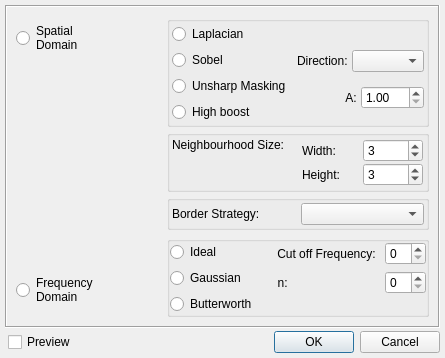
<?xml version="1.0" encoding="UTF-8"?>
<ui version="4.0">
 <class>SharpenDialog</class>
 <widget class="QDialog" name="SharpenDialog">
  <property name="geometry">
   <rect>
    <x>0</x>
    <y>0</y>
    <width>445</width>
    <height>329</height>
   </rect>
  </property>
  <property name="windowTitle">
   <string>Image Sharpening</string>
  </property>
  <layout class="QHBoxLayout" name="horizontalLayout_11">
   <property name="leftMargin">
    <number>5</number>
   </property>
   <property name="topMargin">
    <number>5</number>
   </property>
   <property name="rightMargin">
    <number>5</number>
   </property>
   <property name="bottomMargin">
    <number>5</number>
   </property>
   <item>
    <layout class="QVBoxLayout" name="verticalLayout_7">
     <property name="spacing">
      <number>3</number>
     </property>
     <item>
      <widget class="QFrame" name="frame">
       <property name="frameShape">
        <enum>QFrame::Box</enum>
       </property>
       <property name="frameShadow">
        <enum>QFrame::Sunken</enum>
       </property>
       <layout class="QHBoxLayout" name="horizontalLayout_10">
        <property name="spacing">
         <number>4</number>
        </property>
        <item>
         <layout class="QVBoxLayout" name="verticalLayout_2">
          <item>
           <spacer name="verticalSpacer_10">
            <property name="orientation">
             <enum>Qt::Vertical</enum>
            </property>
            <property name="sizeType">
             <enum>QSizePolicy::Minimum</enum>
            </property>
            <property name="sizeHint" stdset="0">
             <size>
              <width>20</width>
              <height>5</height>
             </size>
            </property>
           </spacer>
          </item>
          <item>
           <widget class="QRadioButton" name="rbSpatial">
            <property name="text">
             <string extracomment="0">Spatial
Domain</string>
            </property>
           </widget>
          </item>
          <item>
           <spacer name="verticalSpacer_9">
            <property name="orientation">
             <enum>Qt::Vertical</enum>
            </property>
            <property name="sizeHint" stdset="0">
             <size>
              <width>20</width>
              <height>40</height>
             </size>
            </property>
           </spacer>
          </item>
          <item>
           <spacer name="verticalSpacer_3">
            <property name="orientation">
             <enum>Qt::Vertical</enum>
            </property>
            <property name="sizeHint" stdset="0">
             <size>
              <width>20</width>
              <height>20</height>
             </size>
            </property>
           </spacer>
          </item>
          <item>
           <widget class="QRadioButton" name="rbFrequency">
            <property name="text">
             <string>Frequency
Domain</string>
            </property>
           </widget>
          </item>
          <item>
           <spacer name="verticalSpacer_4">
            <property name="orientation">
             <enum>Qt::Vertical</enum>
            </property>
            <property name="sizeType">
             <enum>QSizePolicy::Minimum</enum>
            </property>
            <property name="sizeHint" stdset="0">
             <size>
              <width>20</width>
              <height>10</height>
             </size>
            </property>
           </spacer>
          </item>
         </layout>
        </item>
        <item>
         <layout class="QVBoxLayout" name="verticalLayout_5">
          <property name="spacing">
           <number>6</number>
          </property>
          <item>
           <layout class="QVBoxLayout" name="verticalLayout_10">
            <property name="spacing">
             <number>3</number>
            </property>
            <item>
             <widget class="QGroupBox" name="groupBox_3">
              <property name="title">
               <string/>
              </property>
              <layout class="QHBoxLayout" name="horizontalLayout_14">
               <property name="leftMargin">
                <number>2</number>
               </property>
               <property name="topMargin">
                <number>2</number>
               </property>
               <property name="rightMargin">
                <number>2</number>
               </property>
               <property name="bottomMargin">
                <number>2</number>
               </property>
               <item>
                <layout class="QHBoxLayout" name="horizontalLayout_13">
                 <property name="spacing">
                  <number>-1</number>
                 </property>
                 <item>
                  <layout class="QVBoxLayout" name="verticalLayout_6">
                   <item>
                    <widget class="QRadioButton" name="rbLaplacian">
                     <property name="text">
                      <string>Laplacian</string>
                     </property>
                    </widget>
                   </item>
                   <item>
                    <widget class="QRadioButton" name="rbSobel">
                     <property name="text">
                      <string>Sobel</string>
                     </property>
                    </widget>
                   </item>
                   <item>
                    <widget class="QRadioButton" name="rbUnsharp">
                     <property name="text">
                      <string>Unsharp Masking</string>
                     </property>
                    </widget>
                   </item>
                   <item>
                    <widget class="QRadioButton" name="rbHB">
                     <property name="text">
                      <string>High boost</string>
                     </property>
                    </widget>
                   </item>
                  </layout>
                 </item>
                 <item>
                  <layout class="QVBoxLayout" name="verticalLayout_9">
                   <property name="spacing">
                    <number>1</number>
                   </property>
                   <item>
                    <spacer name="verticalSpacer_5">
                     <property name="orientation">
                      <enum>Qt::Vertical</enum>
                     </property>
                     <property name="sizeHint" stdset="0">
                      <size>
                       <width>20</width>
                       <height>40</height>
                      </size>
                     </property>
                    </spacer>
                   </item>
                   <item>
                    <spacer name="verticalSpacer_7">
                     <property name="orientation">
                      <enum>Qt::Vertical</enum>
                     </property>
                     <property name="sizeHint" stdset="0">
                      <size>
                       <width>20</width>
                       <height>40</height>
                      </size>
                     </property>
                    </spacer>
                   </item>
                   <item>
                    <layout class="QHBoxLayout" name="horizontalLayout_2">
                     <item>
                      <widget class="QLabel" name="labelSobelDir">
                       <property name="text">
                        <string>Direction: </string>
                       </property>
                      </widget>
                     </item>
                     <item>
                      <widget class="QComboBox" name="comboDirection"/>
                     </item>
                    </layout>
                   </item>
                   <item>
                    <spacer name="verticalSpacer">
                     <property name="orientation">
                      <enum>Qt::Vertical</enum>
                     </property>
                     <property name="sizeHint" stdset="0">
                      <size>
                       <width>20</width>
                       <height>40</height>
                      </size>
                     </property>
                    </spacer>
                   </item>
                   <item>
                    <layout class="QHBoxLayout" name="horizontalLayout_3">
                     <item>
                      <widget class="QLabel" name="labelA">
                       <property name="text">
                        <string>A: </string>
                       </property>
                       <property name="alignment">
                        <set>Qt::AlignRight|Qt::AlignTrailing|Qt::AlignVCenter</set>
                       </property>
                      </widget>
                     </item>
                     <item>
                      <widget class="QDoubleSpinBox" name="spAValue">
                       <property name="minimum">
                        <double>1.000000000000000</double>
                       </property>
                       <property name="maximum">
                        <double>2.000000000000000</double>
                       </property>
                       <property name="singleStep">
                        <double>0.100000000000000</double>
                       </property>
                      </widget>
                     </item>
                    </layout>
                   </item>
                   <item>
                    <spacer name="verticalSpacer_6">
                     <property name="orientation">
                      <enum>Qt::Vertical</enum>
                     </property>
                     <property name="sizeHint" stdset="0">
                      <size>
                       <width>20</width>
                       <height>40</height>
                      </size>
                     </property>
                    </spacer>
                   </item>
                  </layout>
                 </item>
                </layout>
               </item>
              </layout>
             </widget>
            </item>
            <item>
             <widget class="QGroupBox" name="groupBox">
              <property name="title">
               <string/>
              </property>
              <property name="flat">
               <bool>false</bool>
              </property>
              <layout class="QGridLayout" name="gridLayout_2">
               <property name="leftMargin">
                <number>2</number>
               </property>
               <property name="topMargin">
                <number>2</number>
               </property>
               <property name="rightMargin">
                <number>2</number>
               </property>
               <property name="bottomMargin">
                <number>2</number>
               </property>
               <item row="0" column="0">
                <layout class="QHBoxLayout" name="horizontalLayout_6">
                 <item>
                  <layout class="QVBoxLayout" name="verticalLayout_4">
                   <item>
                    <widget class="QLabel" name="labelNeigh">
                     <property name="text">
                      <string>Neighbourhood Size:</string>
                     </property>
                    </widget>
                   </item>
                   <item>
                    <spacer name="verticalSpacer_2">
                     <property name="orientation">
                      <enum>Qt::Vertical</enum>
                     </property>
                     <property name="sizeHint" stdset="0">
                      <size>
                       <width>20</width>
                       <height>40</height>
                      </size>
                     </property>
                    </spacer>
                   </item>
                  </layout>
                 </item>
                 <item>
                  <layout class="QVBoxLayout" name="verticalLayout_3">
                   <property name="spacing">
                    <number>1</number>
                   </property>
                   <property name="leftMargin">
                    <number>1</number>
                   </property>
                   <property name="topMargin">
                    <number>1</number>
                   </property>
                   <property name="rightMargin">
                    <number>1</number>
                   </property>
                   <property name="bottomMargin">
                    <number>1</number>
                   </property>
                   <item>
                    <layout class="QHBoxLayout" name="horizontalLayout_4">
                     <item>
                      <widget class="QLabel" name="labelWidth">
                       <property name="text">
                        <string>Width: </string>
                       </property>
                      </widget>
                     </item>
                     <item>
                      <widget class="QSpinBox" name="spWidth">
                       <property name="minimum">
                        <number>1</number>
                       </property>
                       <property name="maximum">
                        <number>13</number>
                       </property>
                       <property name="singleStep">
                        <number>2</number>
                       </property>
                       <property name="value">
                        <number>3</number>
                       </property>
                      </widget>
                     </item>
                    </layout>
                   </item>
                   <item>
                    <layout class="QHBoxLayout" name="horizontalLayout_5">
                     <item>
                      <widget class="QLabel" name="labelHeight">
                       <property name="text">
                        <string>Height: </string>
                       </property>
                      </widget>
                     </item>
                     <item>
                      <widget class="QSpinBox" name="spHeight">
                       <property name="minimum">
                        <number>1</number>
                       </property>
                       <property name="maximum">
                        <number>13</number>
                       </property>
                       <property name="singleStep">
                        <number>2</number>
                       </property>
                       <property name="value">
                        <number>3</number>
                       </property>
                      </widget>
                     </item>
                    </layout>
                   </item>
                  </layout>
                 </item>
                </layout>
               </item>
              </layout>
             </widget>
            </item>
            <item>
             <widget class="QGroupBox" name="groupBox_2">
              <property name="title">
               <string/>
              </property>
              <layout class="QGridLayout" name="gridLayout_3">
               <property name="leftMargin">
                <number>2</number>
               </property>
               <property name="topMargin">
                <number>2</number>
               </property>
               <property name="rightMargin">
                <number>2</number>
               </property>
               <property name="bottomMargin">
                <number>2</number>
               </property>
               <item row="0" column="0">
                <layout class="QHBoxLayout" name="horizontalLayout_7">
                 <item>
                  <widget class="QLabel" name="labelBorder">
                   <property name="text">
                    <string>Border Strategy: </string>
                   </property>
                  </widget>
                 </item>
                 <item>
                  <widget class="QComboBox" name="comboBorder"/>
                 </item>
                </layout>
               </item>
              </layout>
             </widget>
            </item>
           </layout>
          </item>
          <item>
           <widget class="QGroupBox" name="groupFreqType">
            <property name="title">
             <string/>
            </property>
            <layout class="QHBoxLayout" name="horizontalLayout_9">
             <property name="leftMargin">
              <number>0</number>
             </property>
             <property name="topMargin">
              <number>0</number>
             </property>
             <property name="rightMargin">
              <number>0</number>
             </property>
             <property name="bottomMargin">
              <number>0</number>
             </property>
             <item>
              <layout class="QHBoxLayout" name="horizontalLayout_8">
               <item>
                <layout class="QVBoxLayout" name="verticalLayout">
                 <item>
                  <widget class="QRadioButton" name="rbIdeal">
                   <property name="text">
                    <string>Ideal</string>
                   </property>
                  </widget>
                 </item>
                 <item>
                  <widget class="QRadioButton" name="rbGauss">
                   <property name="text">
                    <string>Gaussian</string>
                   </property>
                  </widget>
                 </item>
                 <item>
                  <widget class="QRadioButton" name="rbButter">
                   <property name="text">
                    <string>Butterworth</string>
                   </property>
                  </widget>
                 </item>
                </layout>
               </item>
               <item>
                <layout class="QFormLayout" name="formLayout">
                 <item row="0" column="0">
                  <widget class="QLabel" name="labelFc">
                   <property name="text">
                    <string>Cut off Frequency: </string>
                   </property>
                   <property name="alignment">
                    <set>Qt::AlignRight|Qt::AlignTrailing|Qt::AlignVCenter</set>
                   </property>
                  </widget>
                 </item>
                 <item row="0" column="1">
                  <widget class="QSpinBox" name="spFc"/>
                 </item>
                 <item row="1" column="0">
                  <widget class="QLabel" name="labelN">
                   <property name="text">
                    <string>n: </string>
                   </property>
                   <property name="alignment">
                    <set>Qt::AlignRight|Qt::AlignTrailing|Qt::AlignVCenter</set>
                   </property>
                  </widget>
                 </item>
                 <item row="1" column="1">
                  <widget class="QSpinBox" name="spN">
                   <property name="minimum">
                    <number>0</number>
                   </property>
                   <property name="maximum">
                    <number>10</number>
                   </property>
                   <property name="singleStep">
                    <number>1</number>
                   </property>
                  </widget>
                 </item>
                </layout>
               </item>
              </layout>
             </item>
            </layout>
           </widget>
          </item>
         </layout>
        </item>
       </layout>
      </widget>
     </item>
     <item>
      <layout class="QHBoxLayout" name="horizontalLayout">
       <item>
        <spacer name="horizontalSpacer_2">
         <property name="orientation">
          <enum>Qt::Horizontal</enum>
         </property>
         <property name="sizeType">
          <enum>QSizePolicy::Minimum</enum>
         </property>
         <property name="sizeHint" stdset="0">
          <size>
           <width>3</width>
           <height>20</height>
          </size>
         </property>
        </spacer>
       </item>
       <item>
        <widget class="QCheckBox" name="cbPreview">
         <property name="text">
          <string>Preview</string>
         </property>
        </widget>
       </item>
       <item>
        <spacer name="horizontalSpacer">
         <property name="orientation">
          <enum>Qt::Horizontal</enum>
         </property>
         <property name="sizeHint" stdset="0">
          <size>
           <width>40</width>
           <height>20</height>
          </size>
         </property>
        </spacer>
       </item>
       <item>
        <widget class="QDialogButtonBox" name="buttonBox">
         <property name="orientation">
          <enum>Qt::Horizontal</enum>
         </property>
         <property name="standardButtons">
          <set>QDialogButtonBox::Cancel|QDialogButtonBox::Ok</set>
         </property>
        </widget>
       </item>
      </layout>
     </item>
    </layout>
   </item>
  </layout>
  <zorder>layoutWidget</zorder>
  <zorder>layoutWidget</zorder>
 </widget>
 <resources/>
 <connections>
  <connection>
   <sender>buttonBox</sender>
   <signal>accepted()</signal>
   <receiver>SharpenDialog</receiver>
   <slot>accept()</slot>
   <hints>
    <hint type="sourcelabel">
     <x>248</x>
     <y>254</y>
    </hint>
    <hint type="destinationlabel">
     <x>157</x>
     <y>274</y>
    </hint>
   </hints>
  </connection>
  <connection>
   <sender>buttonBox</sender>
   <signal>rejected()</signal>
   <receiver>SharpenDialog</receiver>
   <slot>reject()</slot>
   <hints>
    <hint type="sourcelabel">
     <x>316</x>
     <y>260</y>
    </hint>
    <hint type="destinationlabel">
     <x>286</x>
     <y>274</y>
    </hint>
   </hints>
  </connection>
 </connections>
</ui>
